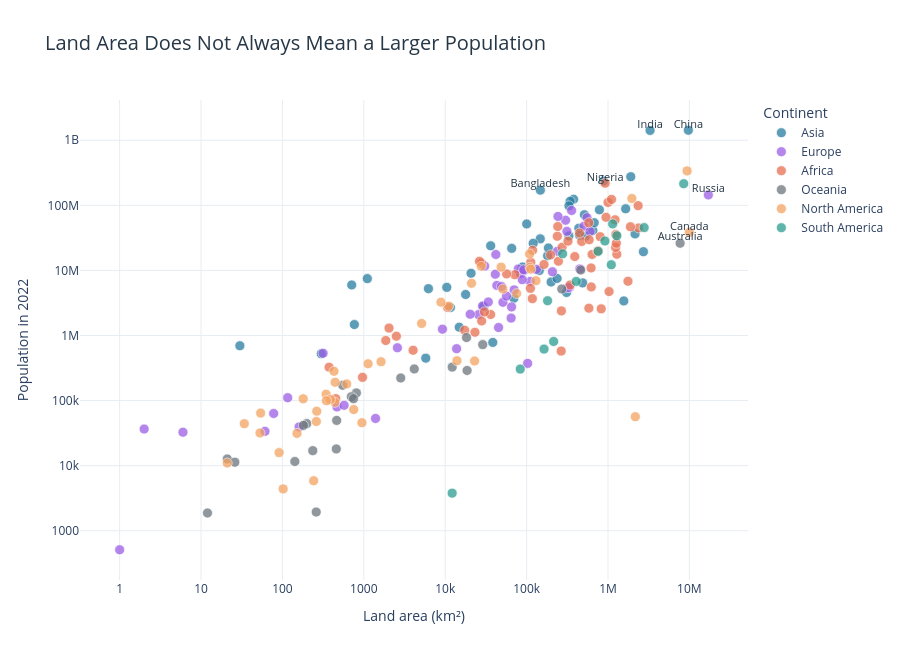

This figure's notebook cell:
### Markdown cell above
I chose a scatter plot because it helps show the relationship between a country’s land area and population. I used different colours for each continent and highlighted selected countries to show that a larger land area does not always mean a larger population.

### Code cell
colors = {
    'Africa': '#E76F51',
    'Asia': '#277DA1',
    'Europe': '#9B5DE5',
    'North America': '#F4A261',
    'South America': '#2A9D8F',
    'Oceania': '#6C757D'
}

fig = px.scatter(
    df,
    x='Area',
    y='2022 Population',
    color='Continent',
    hover_name='Country',
    color_discrete_map=colors,
    log_x=True,
    log_y=True,
    title='Land Area Does Not Always Mean a Larger Population',
    labels={
        'Area': 'Land area (km²)',
        '2022 Population': 'Population in 2022'
    },
    opacity=0.75
)

highlight = df[df['Country'].isin([
    'Russia', 'Canada', 'Australia',
    'China', 'India', 'Bangladesh', 'Nigeria'
])]

fig.add_scatter(
    x=highlight['Area'],
    y=highlight['2022 Population'],
    mode='text',
    text=highlight['Country'],
    textposition='top center',
    textfont=dict(size=11, color='#263746'),
    showlegend=False,
    hoverinfo='skip'
)

fig.update_traces(
    marker=dict(size=10, line=dict(width=0.7, color='white')),
    selector=dict(mode='markers')
)

fig.update_layout(
    template='plotly_white',
    height=650,
    title_font=dict(size=20, color='#263746'),
    legend_title_text='Continent',
    xaxis=dict(showgrid=True, gridcolor='#E8EDF2'),
    yaxis=dict(showgrid=True, gridcolor='#E8EDF2'),
    margin=dict(l=80, r=40, t=100, b=70)
)

fig.show()

### Figure 1 — Plotly figure (JSON) as saved in the notebook; plotly's stock layout.template omitted (floating-point values rounded to 4 significant figures)
{"data": [{"hovertemplate": "<b>%{hovertext}</b><br><br>Continent=Asia<br>Land area (km²)=%{x}<br>Population in 2022=%{y}<extra></extra>", "hovertext": ["Afghanistan", "Armenia", "Azerbaijan", "Bahrain", "Bangladesh", "Bhutan", "Brunei", "Cambodia", "China", "Georgia", "Hong Kong", "India", "Indonesia", "Iran", "Iraq", "Israel", "Japan", "Jordan", "Kazakhstan", "Kuwait", "Kyrgyzstan", "Laos", "Lebanon", "Macau", "Malaysia", "Maldives", "Mongolia", "Myanmar", "Nepal", "North Korea", "Oman", "Pakistan", "Palestine", "Philippines", "Qatar", "Saudi Arabia", "Singapore", "South Korea", "Sri Lanka", "Syria", "Taiwan", "Tajikistan", "Thailand", "Timor-Leste", "Turkey", "Turkmenistan", "United Arab Emirates", "Uzbekistan", "Vietnam", "Yemen"], "legendgroup": "Asia", "marker": {"color": "#277DA1", "line": {"color": "white", "width": 0.7}, "opacity": 0.75, "size": 10, "symbol": "circle"}, "mode": "markers", "name": "Asia", "orientation": "v", "showlegend": true, "type": "scatter", "x": [652230, 29743, 86600, 765, 147570, 38394, 5765, 181035, 9706961, 69700, 1104, 3287590, 1904569, 1648195, 438317, 20770, 377930, 89342, 2724900, 17818, 199951, 236800, 10452, 30, 330803, 300, 1564110, 676578, 147181, 120538, 309500, 881912, 6220, 342353, 11586, 2149690, 710, 100210, 65610, 185180, 36193, 143100, 513120, 14874, 783562, 488100, 83600, 447400, 331212, 527968], "xaxis": "x", "y": [41128771, 2780469, 10358074, 1472233, 171186372, 782455, 449002, 16767842, 1425887337, 3744385, 7488865, 1417173173, 275501339, 88550570, 44496122, 9038309, 123951692, 11285869, 19397998, 4268873, 6630623, 7529475, 5489739, 695168, 33938221, 523787, 3398366, 54179306, 30547580, 26069416, 4576298, 235824862, 5250072, 115559009, 2695122, 36408820, 5975689, 51815810, 21832143, 22125249, 23893394, 9952787, 71697030, 1341296, 85341241, 6430770, 9441129, 34627652, 98186856, 33696614], "yaxis": "y"}, {"hovertemplate": "<b>%{hovertext}</b><br><br>Continent=Europe<br>Land area (km²)=%{x}<br>Population in 2022=%{y}<extra></extra>", "hovertext": ["Albania", "Andorra", "Austria", "Belarus", "Belgium", "Bosnia and Herzegovina", "Bulgaria", "Croatia", "Cyprus", "Czech Republic", "Denmark", "Estonia", "Faroe Islands", "Finland", "France", "Germany", "Gibraltar", "Greece", "Guernsey", "Hungary", "Iceland", "Ireland", "Isle of Man", "Italy", "Jersey", "Latvia", "Liechtenstein", "Lithuania", "Luxembourg", "Malta", "Moldova", "Monaco", "Montenegro", "Netherlands", "North Macedonia", "Norway", "Poland", "Portugal", "Romania", "Russia", "San Marino", "Serbia", "Slovakia", "Slovenia", "Spain", "Sweden", "Switzerland", "Ukraine", "United Kingdom", "Vatican City"], "legendgroup": "Europe", "marker": {"color": "#9B5DE5", "line": {"color": "white", "width": 0.7}, "opacity": 0.75, "size": 10, "symbol": "circle"}, "mode": "markers", "name": "Europe", "orientation": "v", "showlegend": true, "type": "scatter", "x": [28748, 468, 83871, 207600, 30528, 51209, 110879, 56594, 9251, 78865, 43094, 45227, 1393, 338424, 551695, 357114, 6, 131990, 78, 93028, 103000, 70273, 572, 301336, 116, 64559, 160, 65300, 2586, 316, 33846, 2, 13812, 41850, 25713, 323802, 312679, 92090, 238391, 17098242, 61, 88361, 49037, 20273, 505992, 450295, 41284, 603500, 242900, 1], "xaxis": "x", "y": [2842321, 79824, 8939617, 9534954, 11655930, 3233526, 6781953, 4030358, 1251488, 10493986, 5882261, 1326062, 53090, 5540745, 64626628, 83369843, 32649, 10384971, 63301, 9967308, 372899, 5023109, 84519, 59037474, 110778, 1850651, 39327, 2750055, 647599, 533286, 3272996, 36469, 627082, 17564014, 2093599, 5434319, 39857145, 10270865, 19659267, 144713314, 33660, 7221365, 5643453, 2119844, 47558630, 10549347, 8740472, 39701739, 67508936, 510], "yaxis": "y"}, {"hovertemplate": "<b>%{hovertext}</b><br><br>Continent=Africa<br>Land area (km²)=%{x}<br>Population in 2022=%{y}<extra></extra>", "hovertext": ["Algeria", "Angola", "Benin", "Botswana", "Burkina Faso", "Burundi", "Cameroon", "Cape Verde", "Central African Republic", "Chad", "Comoros", "Djibouti", "DR Congo", "Egypt", "Equatorial Guinea", "Eritrea", "Eswatini", "Ethiopia", "Gabon", "Gambia", "Ghana", "Guinea", "Guinea-Bissau", "Ivory Coast", "Kenya", "Lesotho", "Liberia", "Libya", "Madagascar", "Malawi", "Mali", "Mauritania", "Mauritius", "Mayotte", "Morocco", "Mozambique", "Namibia", "Niger", "Nigeria", "Republic of the Congo", "Reunion", "Rwanda", "Sao Tome and Principe", "Senegal", "Seychelles", "Sierra Leone", "Somalia", "South Africa", "South Sudan", "Sudan", "Tanzania", "Togo", "Tunisia", "Uganda", "Western Sahara", "Zambia", "Zimbabwe"], "legendgroup": "Africa", "marker": {"color": "#E76F51", "line": {"color": "white", "width": 0.7}, "opacity": 0.75, "size": 10, "symbol": "circle"}, "mode": "markers", "name": "Africa", "orientation": "v", "showlegend": true, "type": "scatter", "x": [2381741, 1246700, 112622, 582000, 272967, 27834, 475442, 4033, 622984, 1284000, 1862, 23200, 2344858, 1002450, 28051, 117600, 17364, 1104300, 267668, 10689, 238533, 245857, 36125, 322463, 580367, 30355, 111369, 1759540, 587041, 118484, 1240192, 1030700, 2040, 374, 446550, 801590, 825615, 1267000, 923768, 342000, 2511, 26338, 964, 196722, 452, 71740, 637657, 1221037, 619745, 1886068, 945087, 56785, 163610, 241550, 266000, 752612, 390757], "xaxis": "x", "y": [44903225, 35588987, 13352864, 2630296, 22673762, 12889576, 27914536, 593149, 5579144, 17723315, 836774, 1120849, 99010212, 110990103, 1674908, 3684032, 1201670, 123379924, 2388992, 2705992, 33475870, 13859341, 2105566, 28160542, 54027487, 2305825, 5302681, 6812341, 29611714, 20405317, 22593590, 4736139, 1299469, 326101, 37457971, 32969517, 2567012, 26207977, 218541212, 5970424, 974052, 13776698, 227380, 17316449, 107118, 8605718, 17597511, 59893885, 10913164, 46874204, 65497748, 8848699, 12356117, 47249585, 575986, 20017675, 16320537], "yaxis": "y"}, {"hovertemplate": "<b>%{hovertext}</b><br><br>Continent=Oceania<br>Land area (km²)=%{x}<br>Population in 2022=%{y}<extra></extra>", "hovertext": ["American Samoa", "Australia", "Cook Islands", "Fiji", "French Polynesia", "Guam", "Kiribati", "Marshall Islands", "Micronesia", "Nauru", "New Caledonia", "New Zealand", "Niue", "Northern Mariana Islands", "Palau", "Papua New Guinea", "Samoa", "Solomon Islands", "Tokelau", "Tonga", "Tuvalu", "Vanuatu", "Wallis and Futuna"], "legendgroup": "Oceania", "marker": {"color": "#6C757D", "line": {"color": "white", "width": 0.7}, "opacity": 0.75, "size": 10, "symbol": "circle"}, "mode": "markers", "name": "Oceania", "orientation": "v", "showlegend": true, "type": "scatter", "x": [199, 7692024, 236, 18272, 4167, 549, 811, 181, 702, 21, 18575, 270467, 260, 464, 459, 462840, 2842, 28896, 12, 747, 26, 12189, 142], "xaxis": "x", "y": [44273, 26177413, 17011, 929766, 306279, 171774, 131232, 41569, 114164, 12668, 289950, 5185288, 1934, 49551, 18055, 10142619, 222382, 724273, 1871, 106858, 11312, 326740, 11572], "yaxis": "y"}, {"hovertemplate": "<b>%{hovertext}</b><br><br>Continent=North America<br>Land area (km²)=%{x}<br>Population in 2022=%{y}<extra></extra>", "hovertext": ["Anguilla", "Antigua and Barbuda", "Aruba", "Bahamas", "Barbados", "Belize", "Bermuda", "British Virgin Islands", "Canada", "Cayman Islands", "Costa Rica", "Cuba", "Curacao", "Dominica", "Dominican Republic", "El Salvador", "Greenland", "Grenada", "Guadeloupe", "Guatemala", "Haiti", "Honduras", "Jamaica", "Martinique", "Mexico", "Montserrat", "Nicaragua", "Panama", "Puerto Rico", "Saint Barthelemy", "Saint Kitts and Nevis", "Saint Lucia", "Saint Martin", "Saint Pierre and Miquelon", "Saint Vincent and the Grenadines", "Sint Maarten", "Trinidad and Tobago", "Turks and Caicos Islands", "United States", "United States Virgin Islands"], "legendgroup": "North America", "marker": {"color": "#F4A261", "line": {"color": "white", "width": 0.7}, "opacity": 0.75, "size": 10, "symbol": "circle"}, "mode": "markers", "name": "North America", "orientation": "v", "showlegend": true, "type": "scatter", "x": [91, 442, 180, 13943, 430, 22966, 54, 151, 9984670, 264, 51100, 109884, 444, 751, 48671, 21041, 2166086, 344, 1628, 108889, 27750, 112492, 10991, 1128, 1964375, 102, 130373, 75417, 8870, 21, 261, 616, 53, 242, 389, 34, 5130, 948, 9372610, 347], "xaxis": "x", "y": [15857, 93763, 106445, 409984, 281635, 405272, 64184, 31305, 38454327, 68706, 5180829, 11212191, 191163, 72737, 11228821, 6336392, 56466, 125438, 395752, 17843908, 11584996, 10432860, 2827377, 367507, 127504125, 4390, 6948392, 4408581, 3252407, 10967, 47657, 179857, 31791, 5862, 103948, 44175, 1531044, 45703, 338289857, 99465], "yaxis": "y"}, {"hovertemplate": "<b>%{hovertext}</b><br><br>Continent=South America<br>Land area (km²)=%{x}<br>Population in 2022=%{y}<extra></extra>", "hovertext": ["Argentina", "Bolivia", "Brazil", "Chile", "Colombia", "Ecuador", "Falkland Islands", "French Guiana", "Guyana", "Paraguay", "Peru", "Suriname", "Uruguay", "Venezuela"], "legendgroup": "South America", "marker": {"color": "#2A9D8F", "line": {"color": "white", "width": 0.7}, "opacity": 0.75, "size": 10, "symbol": "circle"}, "mode": "markers", "name": "South America", "orientation": "v", "showlegend": true, "type": "scatter", "x": [2780400, 1098581, 8515767, 756102, 1141748, 276841, 12173, 83534, 214969, 406752, 1285216, 163820, 181034, 916445], "xaxis": "x", "y": [45510318, 12224110, 215313498, 19603733, 51874024, 18001000, 3780, 304557, 808726, 6780744, 34049588, 618040, 3422794, 28301696], "yaxis": "y"}, {"hoverinfo": "skip", "mode": "text", "showlegend": false, "text": ["Australia", "Bangladesh", "Canada", "China", "India", "Nigeria", "Russia"], "textfont": {"color": "#263746", "size": 11}, "textposition": "top center", "type": "scatter", "x": [7692024, 147570, 9984670, 9706961, 3287590, 923768, 17098242], "y": [26177413, 171186372, 38454327, 1425887337, 1417173173, 218541212, 144713314]}], "layout": {"height": 650, "legend": {"title": {"text": "Continent"}, "tracegroupgap": 0}, "margin": {"b": 70, "l": 80, "r": 40, "t": 100}, "title": {"font": {"color": "#263746", "size": 20}, "text": "Land Area Does Not Always Mean a Larger Population"}, "xaxis": {"anchor": "y", "domain": [0, 1], "gridcolor": "#E8EDF2", "showgrid": true, "title": {"text": "Land area (km²)"}, "type": "log"}, "yaxis": {"anchor": "x", "domain": [0, 1], "gridcolor": "#E8EDF2", "showgrid": true, "title": {"text": "Population in 2022"}, "type": "log"}}}
